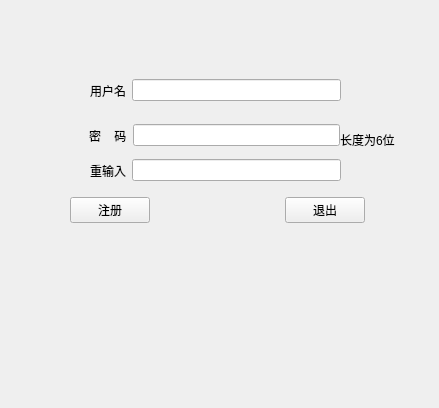
<?xml version="1.0" encoding="UTF-8"?>
<ui version="4.0">
 <class>Regis</class>
 <widget class="QWidget" name="Regis">
  <property name="geometry">
   <rect>
    <x>0</x>
    <y>0</y>
    <width>439</width>
    <height>408</height>
   </rect>
  </property>
  <property name="windowTitle">
   <string>Form</string>
  </property>
  <widget class="QWidget" name="horizontalLayoutWidget">
   <property name="geometry">
    <rect>
     <x>90</x>
     <y>60</y>
     <width>251</width>
     <height>61</height>
    </rect>
   </property>
   <layout class="QHBoxLayout" name="horizontalLayout">
    <item>
     <widget class="QLabel" name="label">
      <property name="text">
       <string>用户名</string>
      </property>
     </widget>
    </item>
    <item>
     <widget class="QLineEdit" name="Let_Name"/>
    </item>
   </layout>
  </widget>
  <widget class="QWidget" name="horizontalLayoutWidget_2">
   <property name="geometry">
    <rect>
     <x>89</x>
     <y>120</y>
     <width>251</width>
     <height>31</height>
    </rect>
   </property>
   <layout class="QHBoxLayout" name="horizontalLayout_2">
    <item>
     <widget class="QLabel" name="label_2">
      <property name="text">
       <string>密    码</string>
      </property>
     </widget>
    </item>
    <item>
     <widget class="QLineEdit" name="Let_Passward_1"/>
    </item>
   </layout>
  </widget>
  <widget class="QWidget" name="horizontalLayoutWidget_3">
   <property name="geometry">
    <rect>
     <x>70</x>
     <y>170</y>
     <width>295</width>
     <height>80</height>
    </rect>
   </property>
   <layout class="QHBoxLayout" name="horizontalLayout_3">
    <item>
     <widget class="QPushButton" name="pushButton">
      <property name="text">
       <string>注册</string>
      </property>
     </widget>
    </item>
    <item>
     <spacer name="horizontalSpacer">
      <property name="orientation">
       <enum>Qt::Horizontal</enum>
      </property>
      <property name="sizeHint" stdset="0">
       <size>
        <width>40</width>
        <height>20</height>
       </size>
      </property>
     </spacer>
    </item>
    <item>
     <widget class="QPushButton" name="Btn_Quit">
      <property name="text">
       <string>退出</string>
      </property>
     </widget>
    </item>
   </layout>
  </widget>
  <widget class="QWidget" name="horizontalLayoutWidget_4">
   <property name="geometry">
    <rect>
     <x>90</x>
     <y>150</y>
     <width>251</width>
     <height>41</height>
    </rect>
   </property>
   <layout class="QHBoxLayout" name="horizontalLayout_4">
    <item>
     <widget class="QLabel" name="label_3">
      <property name="text">
       <string>重输入</string>
      </property>
     </widget>
    </item>
    <item>
     <widget class="QLineEdit" name="Let_Passward_2"/>
    </item>
   </layout>
  </widget>
  <widget class="QLabel" name="label_4">
   <property name="geometry">
    <rect>
     <x>0</x>
     <y>0</y>
     <width>441</width>
     <height>411</height>
    </rect>
   </property>
   <property name="styleSheet">
    <string notr="true">border-image: url(:/imgs/images/Stick.jpg);</string>
   </property>
   <property name="text">
    <string/>
   </property>
  </widget>
  <widget class="QLabel" name="label_5">
   <property name="geometry">
    <rect>
     <x>340</x>
     <y>110</y>
     <width>69</width>
     <height>59</height>
    </rect>
   </property>
   <property name="text">
    <string>长度为6位</string>
   </property>
  </widget>
  <zorder>label_4</zorder>
  <zorder>horizontalLayoutWidget</zorder>
  <zorder>horizontalLayoutWidget_2</zorder>
  <zorder>horizontalLayoutWidget_3</zorder>
  <zorder>horizontalLayoutWidget_4</zorder>
  <zorder>label_5</zorder>
 </widget>
 <resources/>
 <connections/>
</ui>
